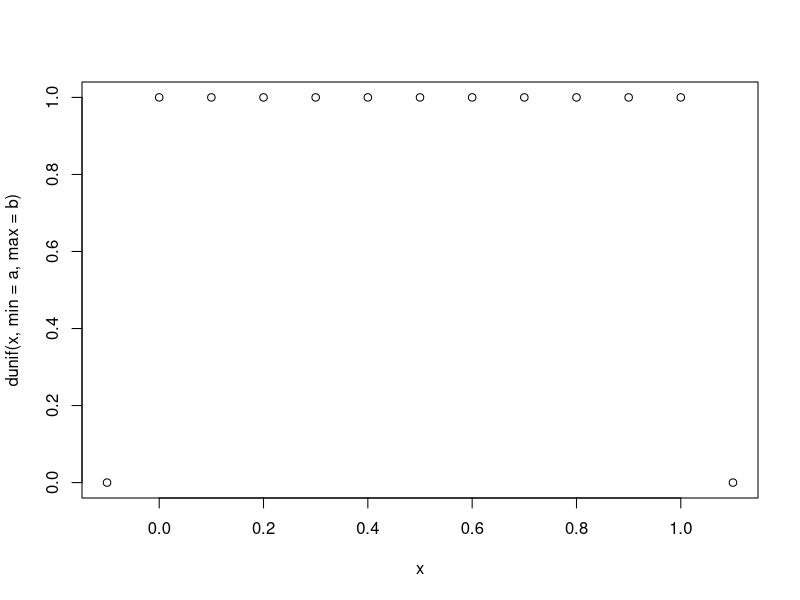
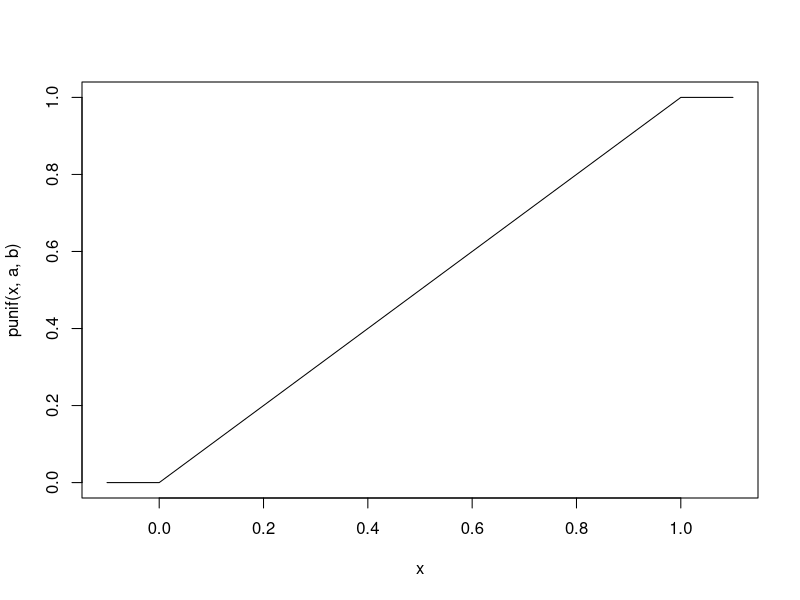
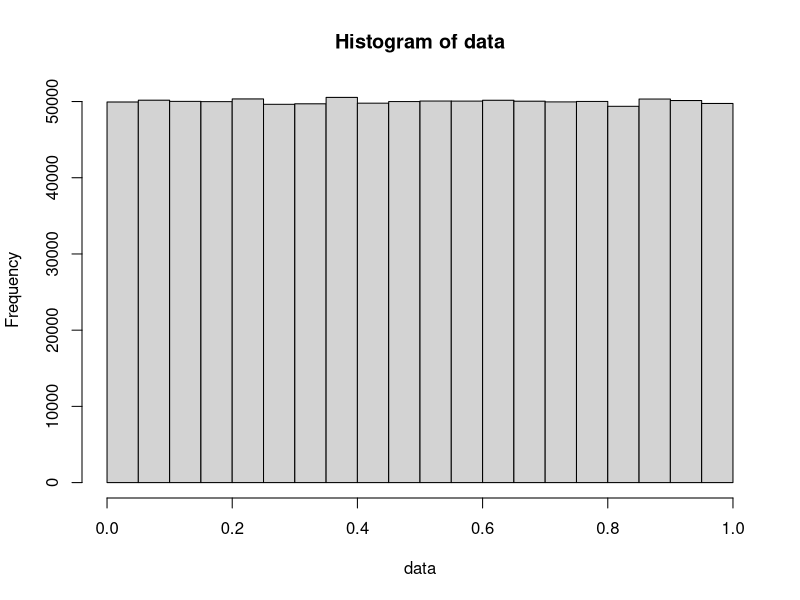
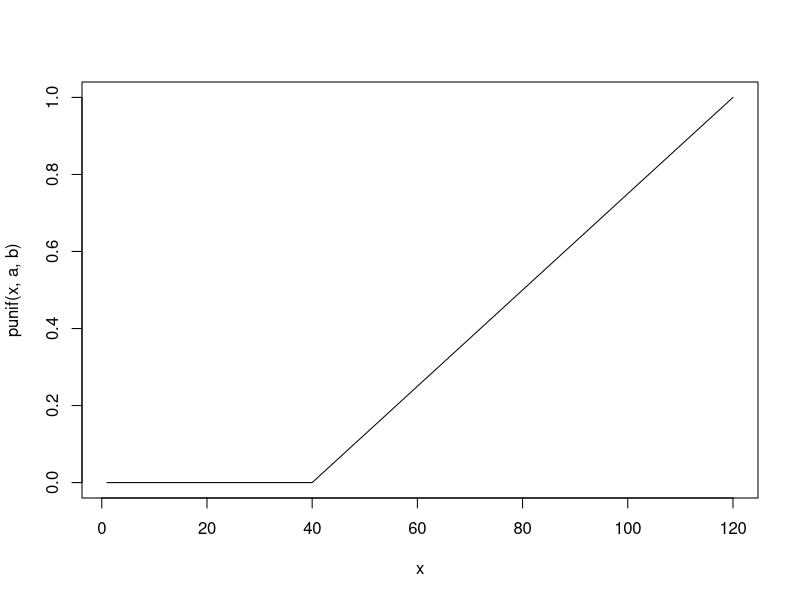

Write the R code that produced these figures, in order.
## ---- chunk 1
a = 0 # Intervalo Minimo
b = 1 #Intervalo Maximo

#donde punif(<probabilidad>,<Intervalo MIN>,<Intervalo MAX>)
dunif(0.5, min=a,max= b)


x = seq(-0.1, 1.1, 0.1) #generamos la secuencia de valores en intervalo -0.1: 1.1 (probabilidad siempre es 1)
plot(x, dunif(x, min = a, max = b)) #plot funcion de densidad
plot(x, punif(x, a, b), type = "l") #plot de funcion de distribucion acumulada,. type = "l"(Pinta como linea) 
qunif(0.5, a, b)
#histograma  que pint alos intervalos y las frecuencia de los numeros aletorios
runif(1000000, a, b) -> data   #Generamos valores aleatorios uniformes
hist(data)  
## ---- chunk 2
#El tiempo en que tarda un estudiante en solucionar  un examen  de MAT, esta entre 40 y 120 min
#¿Cual es la probabilidad que un estudiante se demore menos de 60 min en solucionar  el examen?

a=40
b=120 
x = seq(1, 120, 1)
#donde punif(<probabilidad>,<Intervalo MIN>,<Intervalo MAX>)
dunif(x, min=a,max= b)
punif(x, min=a,max= b)
plot(x, punif(x, a, b), type = "l")

